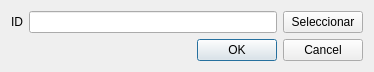
<?xml version="1.0" encoding="UTF-8"?>
<ui version="4.0">
 <class>DuBajaForm</class>
 <widget class="QWidget" name="DuBajaForm">
  <property name="geometry">
   <rect>
    <x>0</x>
    <y>0</y>
    <width>374</width>
    <height>72</height>
   </rect>
  </property>
  <property name="windowTitle">
   <string>Form</string>
  </property>
  <layout class="QVBoxLayout" name="verticalLayout">
   <item>
    <layout class="QHBoxLayout" name="horizontalLayout">
     <item>
      <widget class="QLabel" name="label">
       <property name="text">
        <string>ID</string>
       </property>
      </widget>
     </item>
     <item>
      <widget class="QLineEdit" name="idLineEdit">
       <property name="readOnly">
        <bool>true</bool>
       </property>
      </widget>
     </item>
     <item>
      <widget class="QPushButton" name="seleccionarPushButton">
       <property name="text">
        <string>Seleccionar</string>
       </property>
      </widget>
     </item>
    </layout>
   </item>
   <item>
    <widget class="QDialogButtonBox" name="buttonBox">
     <property name="standardButtons">
      <set>QDialogButtonBox::Cancel|QDialogButtonBox::Ok</set>
     </property>
    </widget>
   </item>
  </layout>
 </widget>
 <resources/>
 <connections/>
</ui>
